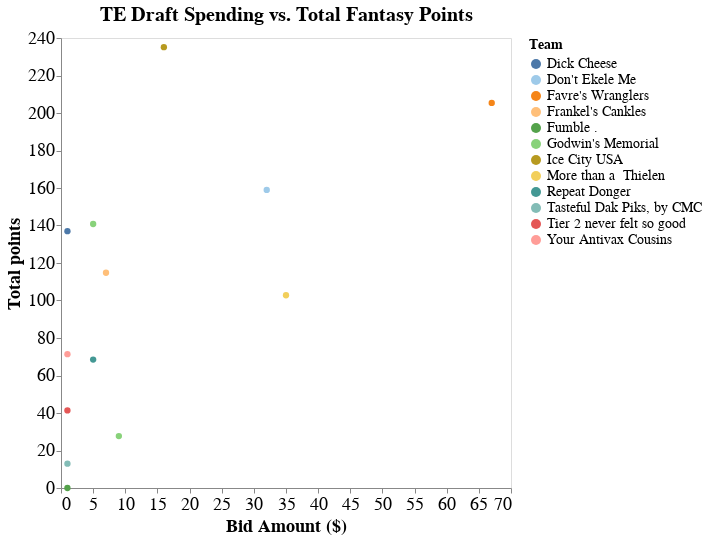

The cell this chart's notebook holds for it:
### Markdown cell above
Travis Kelce was the consensus number 1 pick at tight end, but Mark Andrews turned out to be the best value and top scorer by end of season. Darren Waller was surprisingly a disappointing pick.

### Code cell
chart

### Figure 1 — Vega-Lite specification as saved in the notebook (floating-point values rounded to 4 significant figures)
{"config": {"view": {"continuousWidth": 400, "continuousHeight": 300}, "axis": {"labelFontSize": 18, "titleFontSize": 18}, "legend": {"labelFontSize": 14, "titleFontSize": 14}, "title": {"fontSize": 20}}, "data": {"name": "data-fedaf9b411afedc8948dc6ad16d66436"}, "mark": {"type": "circle", "size": 40}, "encoding": {"color": {"condition": {"type": "nominal", "field": "Team", "scale": {"scheme": "tableau20"}, "selection": "selector047"}, "value": "lightgray"}, "opacity": {"condition": {"value": 1, "selection": "selector047"}, "value": 0.1}, "tooltip": [{"type": "nominal", "field": "Player-info"}, {"type": "nominal", "field": "Team"}, {"type": "quantitative", "field": "Bid Amount ($)"}, {"type": "quantitative", "field": "Total points"}, {"type": "nominal", "field": "Stint (wks)"}], "x": {"type": "quantitative", "axis": {"grid": false}, "field": "Bid Amount ($)"}, "y": {"type": "quantitative", "axis": {"grid": false}, "field": "Total points"}}, "height": 450, "selection": {"selector047": {"type": "multi", "fields": ["Team"], "bind": "legend"}}, "title": "TE Draft Spending vs. Total Fantasy Points", "width": 450, "$schema": "https://vega.github.io/schema/vega-lite/v4.8.1.json", "datasets": {"data-fedaf9b411afedc8948dc6ad16d66436": [{"Player": "Travis Kelce", "Position": "TE", "Team": "Favre's Wranglers", "ProTeam": "KC", "Action": "DRAFT", "Bid Amount ($)": 67, "Stint (wks)": [1, 2, 3, 4, 5, 6, 7, 8, 9, 10, 11, 13, 14, 15, 16, 17], "Total points": 205.4, "Player-info": "Travis Kelce, TE (KC)"}, {"Player": "Darren Waller", "Position": "TE", "Team": "More than a  Thielen", "ProTeam": "OAK", "Action": "DRAFT", "Bid Amount ($)": 35, "Stint (wks)": [1, 2, 3, 4, 5, 6, 7, 9, 10, 11, 12, 13, 14, 15, 16, 17], "Total points": 102.8, "Player-info": "Darren Waller, TE (OAK)"}, {"Player": "George Kittle", "Position": "TE", "Team": "Don't Ekele Me", "ProTeam": "SF", "Action": "DRAFT", "Bid Amount ($)": 32, "Stint (wks)": [1, 2, 3, 4, 5, 7, 8, 9, 10, 11, 12, 13, 14, 15, 16, 17], "Total points": 159.0, "Player-info": "George Kittle, TE (SF)"}, {"Player": "Mark Andrews", "Position": "TE", "Team": "Ice City USA", "ProTeam": "BAL", "Action": "DRAFT", "Bid Amount ($)": 16, "Stint (wks)": [1, 2, 3, 4, 5, 6, 7, 9, 10, 11, 12, 13, 14, 15, 16, 17], "Total points": 235.1, "Player-info": "Mark Andrews, TE (BAL)"}, {"Player": "Logan Thomas", "Position": "TE", "Team": "Godwin's Memorial", "ProTeam": "WSH", "Action": "DRAFT", "Bid Amount ($)": 9, "Stint (wks)": [1, 2, 3, 4, 5], "Total points": 27.7, "Player-info": "Logan Thomas, TE (WSH)"}, {"Player": "T.J. Hockenson", "Position": "TE", "Team": "Frankel's Cankles", "ProTeam": "DET", "Action": "DRAFT", "Bid Amount ($)": 7, "Stint (wks)": [1, 2, 3, 4, 5, 6, 7, 8, 10, 11, 12, 13, 14, 15, 16, 17], "Total points": 114.8, "Player-info": "T.J. Hockenson, TE (DET)"}, {"Player": "Noah Fant", "Position": "TE", "Team": "Repeat Donger", "ProTeam": "DEN", "Action": "DRAFT", "Bid Amount ($)": 5, "Stint (wks)": [1, 2, 3, 4, 5, 6, 7, 8], "Total points": 68.5, "Player-info": "Noah Fant, TE (DEN)"}, {"Player": "Kyle Pitts", "Position": "TE", "Team": "Godwin's Memorial", "ProTeam": "ATL", "Action": "DRAFT", "Bid Amount ($)": 5, "Stint (wks)": [1, 2, 3, 4, 5, 7, 8, 9, 10, 11, 12, 13, 14, 15, 16, 17], "Total points": 140.8, "Player-info": "Kyle Pitts, TE (ATL)"}, {"Player": "Mike Gesicki", "Position": "TE", "Team": "Fumble .", "ProTeam": "MIA", "Action": "DRAFT", "Bid Amount ($)": 1, "Stint (wks)": [1], "Total points": 0.0, "Player-info": "Mike Gesicki, TE (MIA)"}, {"Player": "Dallas Goedert", "Position": "TE", "Team": "Dick Cheese", "ProTeam": "PHI", "Action": "DRAFT", "Bid Amount ($)": 1, "Stint (wks)": [1, 2, 3, 4, 5, 6, 7, 8, 9, 10, 11, 12, 13, 15, 16, 17], "Total points": 137.0, "Player-info": "Dallas Goedert, TE (PHI)"}, {"Player": "Tyler Higbee", "Position": "TE", "Team": "Your Antivax Cousins", "ProTeam": "LAR", "Action": "DRAFT", "Bid Amount ($)": 1, "Stint (wks)": [1, 2, 3, 4, 5, 6, 7, 8, 9, 10], "Total points": 71.4, "Player-info": "Tyler Higbee, TE (LAR)"}, {"Player": "Robert Tonyan", "Position": "TE", "Team": "Tier 2 never felt so good", "ProTeam": "GB", "Action": "DRAFT", "Bid Amount ($)": 1, "Stint (wks)": [1, 2, 3, 4, 5, 6, 7, 8, 9, 10, 11], "Total points": 41.4, "Player-info": "Robert Tonyan, TE (GB)"}, {"Player": "Jonnu Smith", "Position": "TE", "Team": "Tasteful Dak Piks, by CMC", "ProTeam": "NE", "Action": "DRAFT", "Bid Amount ($)": 1, "Stint (wks)": [1, 2, 3], "Total points": 13.0, "Player-info": "Jonnu Smith, TE (NE)"}]}}
